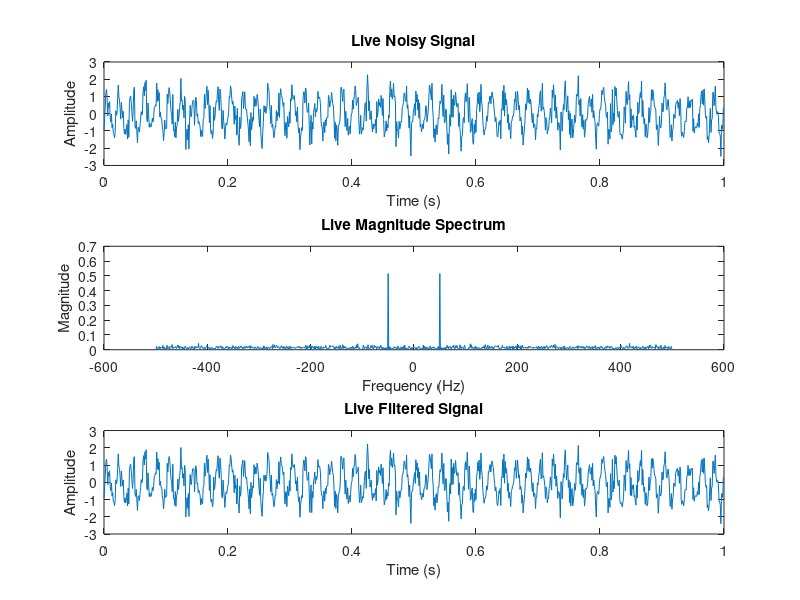

The MATLAB script that drew this image: (Note: this script raises an error after producing the figure.)
clc; clear; close all;

% Parameters
fs = 1000; % Sampling frequency (Hz)
duration = 5; % Duration of the signal (seconds)
t = 0:1/fs:duration; % Time vector
f_signal = 50; % Signal frequency (Hz)
noise_level = 0.5;

% Initialize figure
figure;
h1 = subplot(3,1,1);
h2 = subplot(3,1,2);
h3 = subplot(3,1,3);

for k = 1:length(t)-fs
    % Generate a live signal with noise
    signal = sin(2*pi*f_signal*t(k:k+fs-1)) + noise_level * randn(1, fs);
    
    % Compute Fourier Transform
    N = length(signal);
    freq = (-N/2:N/2-1)*(fs/N); % Frequency vector
    fft_signal = fftshift(fft(signal));
    
    % Adaptive Filtering using LMS Algorithm
    mu = 0.01; % Learning rate
    order = 20; % Filter order
    b = zeros(order, 1); % Filter coefficients
    x = [zeros(order-1,1); signal']';
    for i = order:length(x)
        x_i = x(i:-1:i-order+1)';
        y = b' * x_i;
        e = signal(i-order+1) - y;
        b = b + mu * e * x_i;
    end
    filtered_signal = filter(b, 1, signal);
    
    % Update plots
    subplot(h1);
    plot(t(k:k+fs-1), signal);
    title('Live Noisy Signal'); xlabel('Time (s)'); ylabel('Amplitude');
    
    subplot(h2);
    plot(freq, abs(fft_signal)/N);
    title('Live Magnitude Spectrum'); xlabel('Frequency (Hz)'); ylabel('Magnitude');
    
    subplot(h3);
    plot(t(k:k+fs-1), filtered_signal);
    title('Live Filtered Signal'); xlabel('Time (s)'); ylabel('Amplitude');
    
    sgtitle('Real-Time Signal Processing: Fourier Transform & Adaptive Filtering');
    pause(0.1);
end